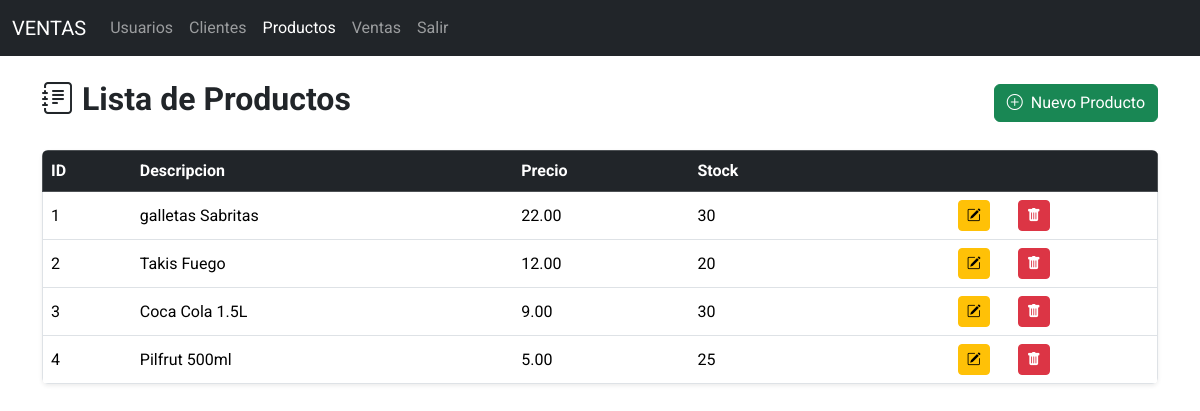
/productos/, run on the app's committed database.
### models/producto_model.py (models this page shows, shortened)
class Producto(db.Model):
    __tablename__ = 'productos'
    id = db.Column(db.Integer, primary_key=True)
    descripcion = db.Column(db.String(120), nullable=False)
    precio = db.Column(db.Float(11,2), nullable=False)
    stock = db.Column(db.Integer, nullable=False)
    ventas = db.relationship('Venta',back_populates='producto')
    @staticmethod
    def get_all():
        return Producto.query.all()

### controllers/producto_controller.py (the view)
@producto_bp.route('/')
def index():
    productos = Producto.get_all()
    return producto_view.list(productos)

### run.py (called while the page is built)
@app.context_processor
def inject_active_path():
    def is_active(path):
        return 'active' if request.path == path else ''
    return (dict(is_active = is_active))

### views/producto_view.py (called while the page is built)
def list(productos):
    return render_template('productos/index.html',productos=productos)

### templates/productos/index.html (shortened to what this page needs)
{% extends 'base.html' %}
{% block content %}
<div class="d-flex justify-content-between align-items-center mb-4 mt-4">
        <h2 class="fw-bold text-dark">
            <i class="bi bi-journal-text me-2"></i>Lista de Productos
        </h2>
        <a href="{{ url_for('producto.create') }}" class="btn btn-success ">
            <i class="bi bi-plus-circle me-1"></i> Nuevo Producto
        </a>
    </div>
<table class="table table-hover align-middle shadow-sm rounded overflow-hidden">
    <thead class="table-dark border-1">
        <tr>
            <th>ID</th>
            <th>Descripcion</th>
            <th>Precio</th>
            <th>Stock</th>
            <th></th>
        </tr>
    </thead>
    <tbody class="border-1">
        {% for item in productos %}
        <tr>
            <td>{{item.id}}</td>
            <td>{{item.descripcion}}</td>
            <td>{{item.precio | round(2)}}</td>
            <td>{{item.stock}}</td>
            <td class="text-center">
                <a href="{{url_for('producto.edit',id=item.id)}}" class="btn btn-sm btn-warning me-4" title="Editar">
                    <i class="bi bi-pencil-square"></i>
                </a>
                <a href="{{url_for('producto.delete',id=item.id)}}" class="btn btn-sm btn-danger " title="Eliminar"
                    onclick="return confirm('¿Estás seguro de eliminar este producto?');">
                    <i class="bi bi-trash-fill"></i>
                </a>
            </td>
        </tr>
        {% endfor %}
    </tbody>
</table>
{% endblock %}

### templates/base.html (shortened to what this page needs)
<!doctype html>
<html lang="es">
<head>
    <link href="https://cdn.jsdelivr.net/npm/bootstrap@5.3.6/dist/css/bootstrap.min.css" rel="stylesheet"
>
    <link href="https://cdn.jsdelivr.net/npm/bootstrap-icons@1.10.5/font/bootstrap-icons.css" rel="stylesheet">
</head>
<body>
    <nav class="navbar navbar-expand-lg navbar-dark bg-dark">
        <div class="container-fluid">
            <a class="navbar-brand" href="#">VENTAS</a>
            <div class="collapse navbar-collapse" id="navbarNav">
                <ul class="navbar-nav">
                    <li class="nav-item">
                        <a class="nav-link {{is_active('/usuarios/') }}" aria-current="page" href="/usuarios/">Usuarios</a>
                    </li>
                    <li class="nav-item">
                        <a class="nav-link {{is_active('/clientes/') }}" href="/clientes/">Clientes</a>
                    </li>
                    <li class="nav-item">
                        <a class="nav-link {{is_active('/productos/') }}" href="/productos/">Productos</a>
                    </li>
                     <li class="nav-item">
                        <a class="nav-link {{is_active('/ventas/') }}" href="/ventas/">Ventas</a>
                    </li>
                     <li class="nav-item">
                        <a class="nav-link" href="#">Salir</a>
                    </li>
                </ul>
            </div>
        </div>
    </nav>
    <div class="container">
        {% block content %}
        {% endblock %}
    </div>
</body>
</html>

### templates/base.html (style rules this page uses)
body { font-family: 'Roboto', sans-serif; }

### data on the page
Producto: id "1", descripcion "galletas Sabritas", precio "22.00", stock "30"
Producto: id "2", descripcion "Takis Fuego", precio "12.00", stock "20"
Producto: id "3", descripcion "Coca Cola 1.5L", precio "9.00", stock "30"
Producto: id "4", descripcion "Pilfrut 500ml", precio "5.00", stock "25"
